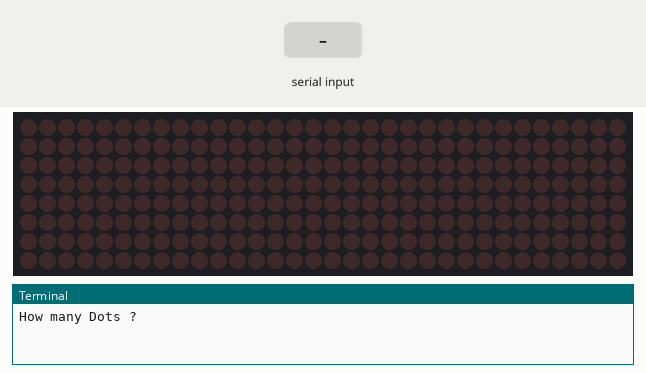
Bench run of a program on a simulated Raspberry Pi (BCM pin numbers). On the bench: 32×8 LED matrix, the last lines printed to the terminal. The test bench sets the inputs (shaded band). Random numbers come from a fixed seed; the clock reads 2024-03-15 10:24:30 at power-on unless the program sets it. At 52.0 s the program stops and its outputs stay as they are.

Above: at 1.2 s.
1.3 s: "20" typed at the terminal, then Enter
At 1.5 s:
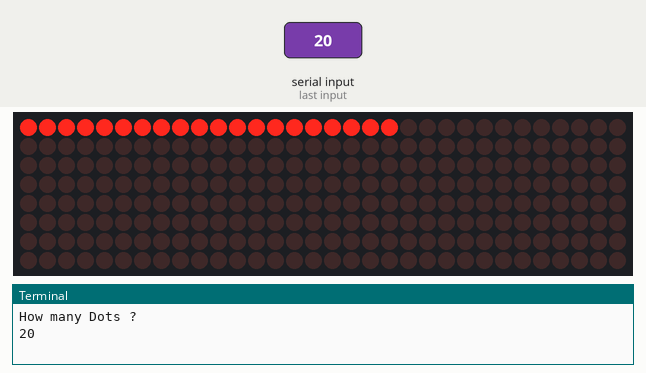
At 5.76 s:
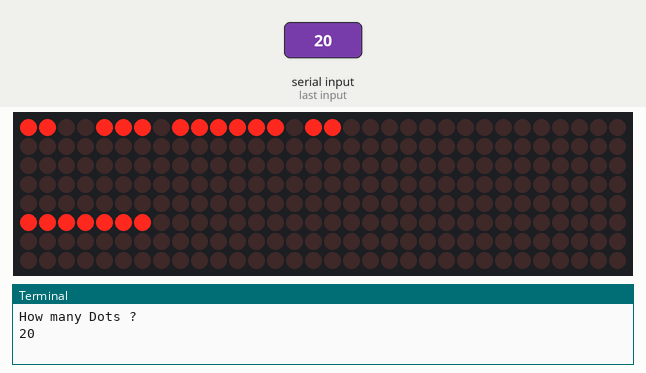

Measured:
- after the input at 1.3 s, the display: changes after 0.10 s (image 1)

The program:

LinearSortingDots.py
```python
from time import sleep
from luma.led_matrix.device import max7219
from luma.core.interface.serial import spi, noop
from luma.core.render import canvas
from luma.core.virtual import viewport
from luma.core.legacy import text, show_message
from luma.core.legacy.font import proportional, CP437_FONT, TINY_FONT, SINCLAIR_FONT, LCD_FONT
from dot import Dot
from random import randrange

serial = spi(port=0, device=0, gpio=noop())
#device = max7219(serial, cascaded=4, block_orientation=-90, rotate=2)
device = max7219(serial, height=8, width=32, block_orientation=-90, rotate=2)
device.contrast(0)

dotsSource = []
dotsSourceOrig = []

#dotsSource = [("one",2,2,(0,0)),("two",1,5,(5,0))]
#for dotS in dotsSource:
#	dotsPointers.append(dotS)

numDots = int(input("How many Dots ?"))

row = -1

for co in range(numDots):
	count = co%32
	if count == 0: row +=1
	l1 = randrange(1,500,1)*0.01
	l1 = 0.10
	l2 = randrange(1,500,1)*0.01
	theDot = Dot(("dot-instance-%s" % count,l1,l2, (count,row)))
	dotsSource.append(theDot)
	dotsSourceOrig.append(theDot)

dotsPointers = []


transform = False
newX = 0
newY = 5
sortIntervalCounter = 0
for duration in range(500):
	sleep(0.1)
	whiteDots = []
	blackDots = []
	with canvas(device) as draw:
		for theDot in dotsSourceOrig:
			if theDot.get_current_state() == True:
				whiteDots.append(theDot.get_coords())
			else:
				blackDots.append(theDot.get_coords())
		draw.point(blackDots,fill="black")
		draw.point(whiteDots,fill="white")

	LinearSortList = []

	if duration == 20:
		transform = True

	if transform == True and len(dotsSource) >= 0:
		sortIntervalCounter +=1
		if sortIntervalCounter > 2:
			sortIntervalCounter = 0

			currentSmallestTrueValue = dotsSource[0].get_interval_time_true()

			for d in dotsSource:
				curr = d.get_interval_time_true()
				if curr < currentSmallestTrueValue:
					currentSmallestTrueValue = curr

			for d in dotsSource:
				if d.get_interval_time_true() == currentSmallestTrueValue:
					d.move_to((newX, newY))

					if newX == 31:
						newX = 0
						newY += 1
					else:
						newX += 1

					dotsSource.remove(d)
					currentSmallestTrueValue=1000
					break

	if len(dotsSource) == 0: transform = False
```

dot.py
```python
import time

class Dot:
	def __init__(self, settings=("defaultDot",3,10,(0,0))):
		"""

		Constructor Inputs:
			settings: tuple of:
				1) descriptive name of instance
				2) FALSE interval (seconds)
				3) TRUE interval (seconds)

		"""
		self.creationTime = time.time()
		self.dotName = settings[0]
		self.IntervalTimeTrue = settings[2]
		self.IntervalTimeFalse = settings[1]
		self.IntervalStartTime = time.time()
		self.CurrentState = False
		self.CurrentX = settings[3][0]
		self.CurrentY = settings[3][1]
		self.CurrentState = False


	def set_interval_start_time(self):
		self.IntervalStartTime = time.time()

	def set_x(self,xPos):
		self.CurrentX = xPos

	def set_y(self,yPos):
		self.CurrentY = yPos

	def get_coords(self):
		return (self.CurrentX, self.CurrentY)

	def get_obj_desc(self):
		return (self.dotName)

	def get_interval_time_false(self):
		return (self.IntervalTimeFalse)

	def get_interval_time_true(self):
		return (self.IntervalTimeTrue)


	def move_to(self,coordsTuple):
		self.CurrentX = coordsTuple[0]
		self.CurrentY = coordsTuple[1]

	def get_current_state(self):
		"""
			if current state is TRUE:
				if NOW > STOP INTERVAL TIME, then:
				 	set current state = FALSE
				 	return FALSE
			else:
				if NOW > NEXT INTERVAL START TIME, then:
					if NOW in DURATION OF BLINKING:
						Set current state = TRUE
						set interval_start_time = NOW.
					else:
						set current state = FALSE
		"""

		if self.CurrentState == True:
			if time.time() - self.IntervalStartTime >= self.IntervalTimeTrue:
				self.CurrentState = False
				self.set_interval_start_time()
		else:
			if time.time() - self.IntervalStartTime >= self.IntervalTimeFalse:
				self.CurrentState = True
				self.set_interval_start_time()

		return self.CurrentState
```
